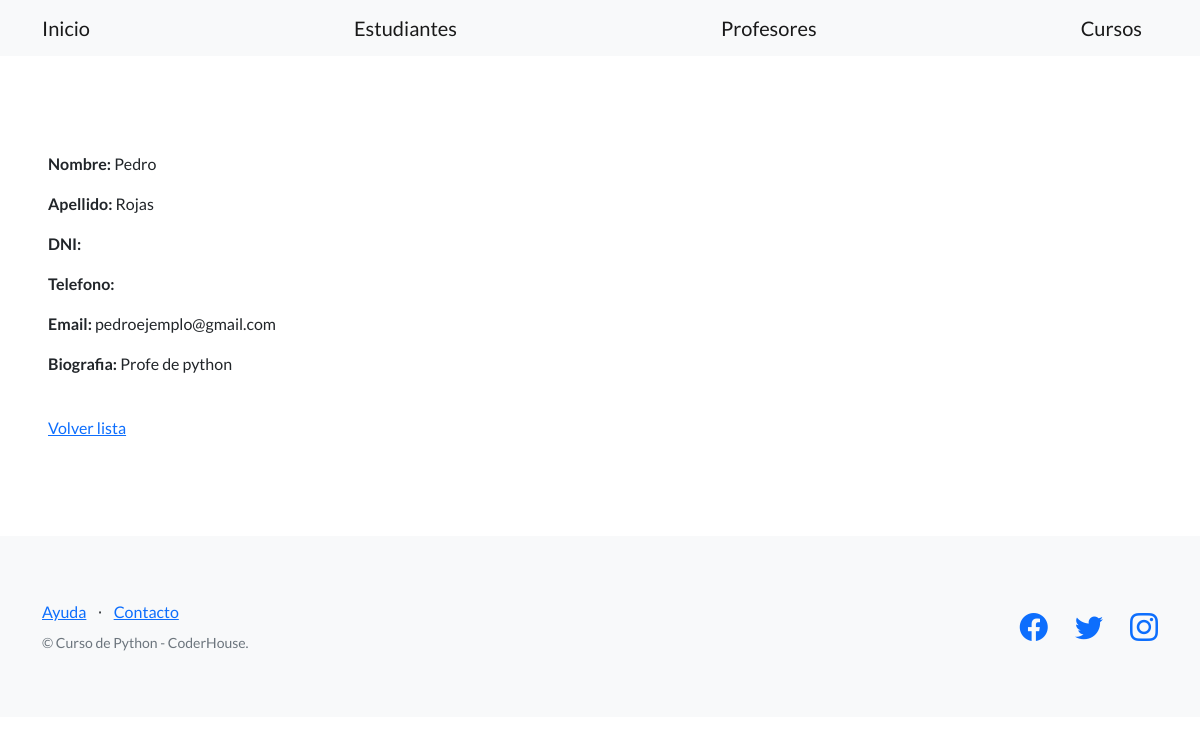
Page /estudios/ver-profesores/1/ on the committed database.
### control_code/models.py (models this page shows, shortened)
class Profesor(models.Model):
    nombre = models.CharField(max_length=256)
    apellido = models.CharField(max_length=256)
    dni = models.CharField(max_length=32,blank=True)
    telefono = models.CharField(max_length=20,blank=True)
    email = models.EmailField()
    biografia = models.TextField()

### control_code/views.py (the view)
# urls.py: path('ver-profesores/<int:pk>/', views.ProfesorDetailView.as_view(), name="ver_profesores"),
class ProfesorDetailView(DetailView):
    model = Profesor
    success_url = reverse_lazy('lista_profesor')

### control_code/templates/control_code/profesor_detail.html
{% extends "control_code/base.html" %}
{% block contenido %}
<p>
    <strong>Nombre:</strong> {{object.nombre}}
</p>
<p>
    <strong>Apellido:</strong> {{object.apellido}}
</p>
<p>
    <strong>DNI:</strong> {{object.dni}}
</p>
<p>
    <strong>Telefono:</strong> {{object.telefono}}
</p>
<p>
    <strong>Email:</strong> {{object.email}}
</p>
<p>
    <strong>Biografia:</strong> {{object.biografia}}
</p>
<br>
<a href="{% url 'lista_profesores' %}">Volver lista</a>
{% endblock contenido %}

### rows in the picture
Profesor: nombre "Pedro", apellido "Rojas", email "pedroejemplo@gmail.com", biografia "Profe de python"
